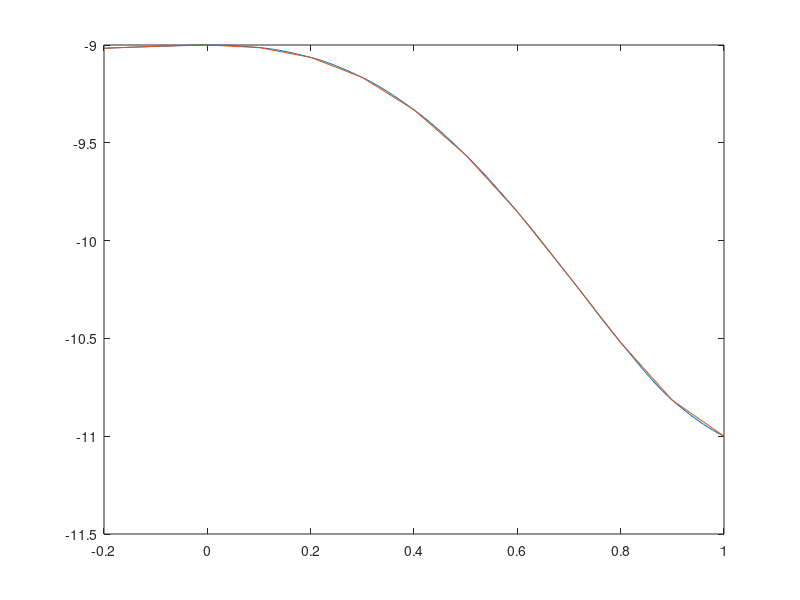

Recreate this plot in MATLAB.
clear all
y=[];
x=-0.2:0.1:1;
for i=x
    a=2*i^5-3*i^3-i^2-9;
    y=[y a];
end
p=polyfit(x,y,5);
p1=polyval(p,x);
xx=-0.2:0.01:1;
pp=pchip(x,y,xx);
plot(xx,pp,x,p1)


